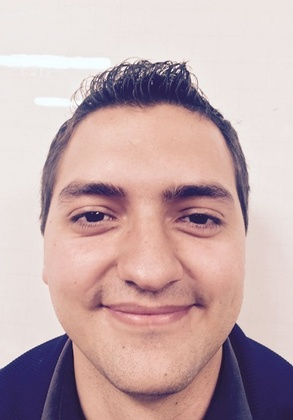
%> input picture Interpolacion/dani.jpg, 293 x 420 px, shrunk from 360 x 516 before the run
$ octave integracion.m   (GNU Octave 9; MATLAB toolbox functions it lacks are replaced by stand-ins)
%> lines starting %> are read from the running program, lines starting %| are printed output that depends on the picture
image = imread('dani.jpg');
%> image is the input picture: size 420x293x3 uint8; mean R, G, B 197.3, 172.1, 173.2

f_r = image(:,:,1);
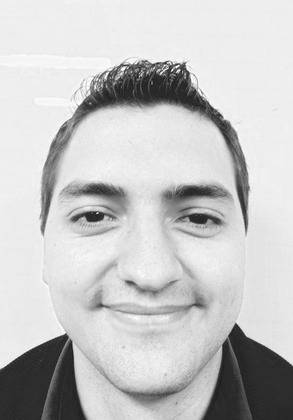
%> f_r: size 420x293 uint8; min 20, max 255, mean 197.3
f_g = image(:,:,2);
f_b = image(:,:,3);
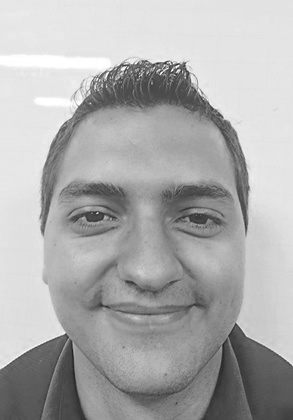
%> f_b: size 420x293 uint8; min 31, max 255, mean 173.2

%tama駉s de la imagen:
[m,n] = size(f_r);
%> m = 420; n = 293

%________________________METODO TRAPECIOS_________________%


M=90;
%hallar h:
h = abs((m-n)/M);
%> h = 1.41

for i=1:m-1

    for j=1:n-1

        f_r(i,j) = double((f_r(i,j)+f_r(i,j+1))*(h/2));

        f_g(i,j) = double((f_g(i,j)+f_g(i,j+1))*(h/2));

        f_b(i,j) = double((f_b(i,j)+f_b(i,j+1))*(h/2));
    end
end
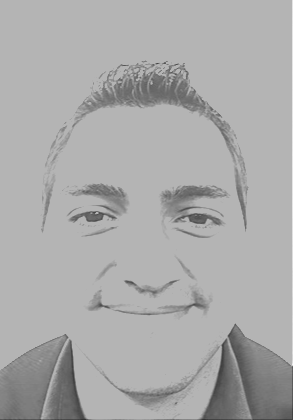
%> f_b: size 420x293 uint8; min 50, max 238, mean 170
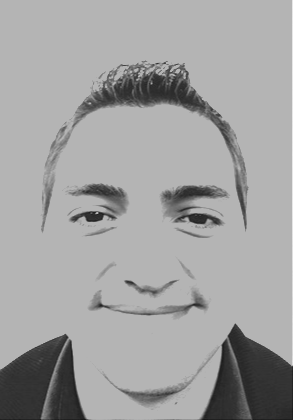
%> f_g: size 420x293 uint8; min 22, max 233, mean 161
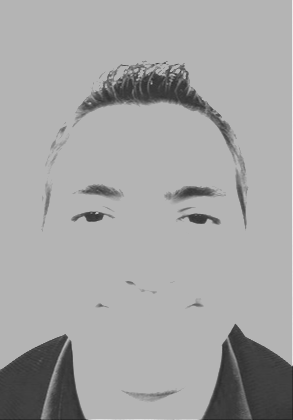
%> f_r: size 420x293 uint8; min 35, max 241, mean 165.3


image(:,:,1) = f_r;
image(:,:,2) = f_g;
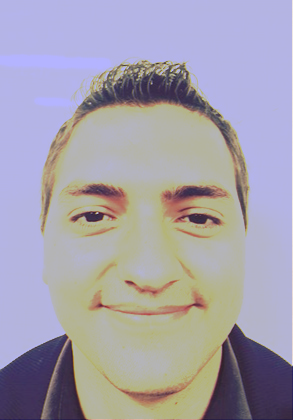
%> image: size 420x293x3 uint8; mean R, G, B 165.3, 161, 173.2
image(:,:,3) = f_b;
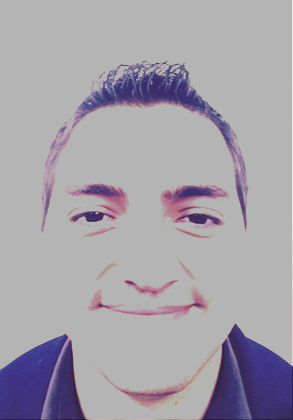
%> image: size 420x293x3 uint8; mean R, G, B 165.3, 161, 170

imshow(image);
